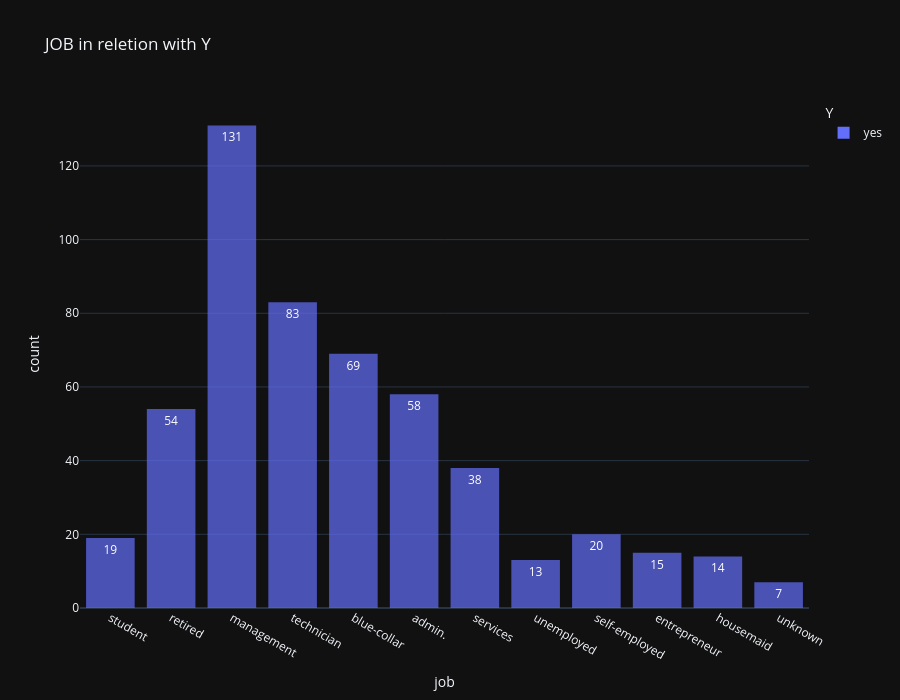

Notebook code cell kept with this figure:
### Code cell
# visualizing customer job vs subscription "y"

fig = px.histogram(
    job_yes, 
    x="job", 
    color="y", 
    height=700,
    text_auto=True,
    opacity=0.7, 
    title="JOB in reletion with Y", template = "plotly_dark",
    labels={"age": "Age", "y": "Y"}
)
fig.show()

### Figure 1 — Plotly figure (JSON) as saved in the notebook; plotly's stock layout.template omitted (floating-point values rounded to 4 significant figures; data arrays with more than 128 entries replaced by an {"elided": "..."} marker saying what was removed)
{"data": [{"bingroup": "x", "hovertemplate": "Y=yes<br>job=%{x}<br>count=%{y}<extra></extra>", "legendgroup": "yes", "marker": {"color": "#636efa", "opacity": 0.7, "pattern": {"shape": ""}}, "name": "yes", "orientation": "v", "showlegend": true, "texttemplate": "%{value}", "type": "histogram", "x": {"elided": "521 str values"}, "xaxis": "x", "yaxis": "y"}], "layout": {"barmode": "relative", "height": 700, "legend": {"title": {"text": "Y"}, "tracegroupgap": 0}, "title": {"text": "JOB in reletion with Y"}, "xaxis": {"anchor": "y", "domain": [0, 1], "title": {"text": "job"}}, "yaxis": {"anchor": "x", "domain": [0, 1], "title": {"text": "count"}}}}
